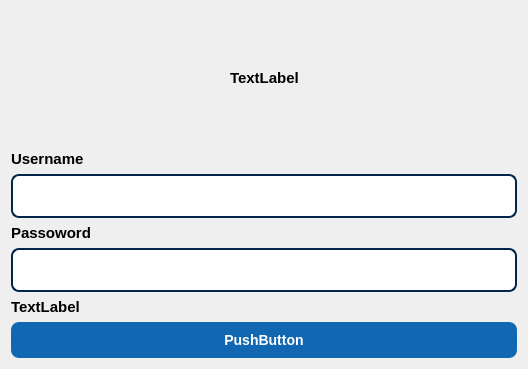
<?xml version="1.0" encoding="UTF-8"?>
<ui version="4.0">
 <class>Form</class>
 <widget class="QWidget" name="Form">
  <property name="geometry">
   <rect>
    <x>0</x>
    <y>0</y>
    <width>528</width>
    <height>369</height>
   </rect>
  </property>
  <property name="windowTitle">
   <string>Form</string>
  </property>
  <property name="styleSheet">
   <string notr="true"> QDialog {
                background-color: #f7f9f9;
}
            QLabel {
                font-family: 'Segoe UI', sans-serif;
                font-size: 15px;
                color: #000000;
                font-weight: bold;
            }
            QLineEdit, QComboBox {
                padding: 10px;
                border: 2px solid #03254c;
                border-radius: 8px;
                font-size: 15px;
                background-color: white;
                font-family: 'Segoe UI', sans-serif;
            }
            QLineEdit:focus, QComboBox:focus {
                border: 2px solid #03254c;
                outline: none;
            }
            QPushButton {
                background-color: #1167b1;
                color: white;
                padding: 10px 15px;
                border-radius: 8px;
                font-size: 14px;
                font-weight: bold;
                border: none;
                font-family: 'Segoe UI', sans-serif;
            }
            QPushButton:hover {
                background-color: #2a9df4;
            }
            QPushButton:pressed {
                background-color: #d0efff;
            }
            </string>
  </property>
  <layout class="QVBoxLayout" name="verticalLayout_2">
   <item>
    <widget class="QWidget" name="widget" native="true">
     <layout class="QHBoxLayout" name="horizontalLayout">
      <item>
       <spacer name="horizontalSpacer">
        <property name="orientation">
         <enum>Qt::Horizontal</enum>
        </property>
        <property name="sizeHint" stdset="0">
         <size>
          <width>40</width>
          <height>20</height>
         </size>
        </property>
       </spacer>
      </item>
      <item>
       <widget class="QLabel" name="login_gambar">
        <property name="text">
         <string>TextLabel</string>
        </property>
       </widget>
      </item>
      <item>
       <spacer name="horizontalSpacer_2">
        <property name="orientation">
         <enum>Qt::Horizontal</enum>
        </property>
        <property name="sizeHint" stdset="0">
         <size>
          <width>40</width>
          <height>20</height>
         </size>
        </property>
       </spacer>
      </item>
     </layout>
    </widget>
   </item>
   <item>
    <layout class="QVBoxLayout" name="verticalLayout">
     <item>
      <widget class="QLabel" name="label">
       <property name="text">
        <string>Username</string>
       </property>
      </widget>
     </item>
     <item>
      <widget class="QLineEdit" name="username_input"/>
     </item>
     <item>
      <widget class="QLabel" name="label_2">
       <property name="text">
        <string>Passoword</string>
       </property>
      </widget>
     </item>
     <item>
      <widget class="QLineEdit" name="password_input"/>
     </item>
     <item>
      <widget class="QLabel" name="error_label">
       <property name="text">
        <string>TextLabel</string>
       </property>
      </widget>
     </item>
    </layout>
   </item>
   <item>
    <widget class="QPushButton" name="btn_login">
     <property name="text">
      <string>PushButton</string>
     </property>
    </widget>
   </item>
  </layout>
 </widget>
 <resources/>
 <connections/>
</ui>
